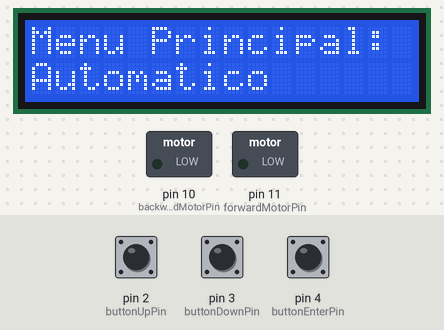
A program run on a simulated Arduino Nano, built with avr-gcc and run on an emulated ATmega328P. Parts: 16×2 character LCD, switched loads named in the program (green lamp = pin HIGH). The inputs (shaded band) are chosen by the test bench; at power-on: pin 4 (buttonEnterPin) HIGH, pin 2 (buttonUpPin) HIGH, pin 3 (buttonDownPin) HIGH. What the program prints to the serial monitor is not drawn.

Above: at 2.3 s.
2.4 s: pin 4 (buttonEnterPin) pulled LOW for 0.15 s
At 2.63 s:
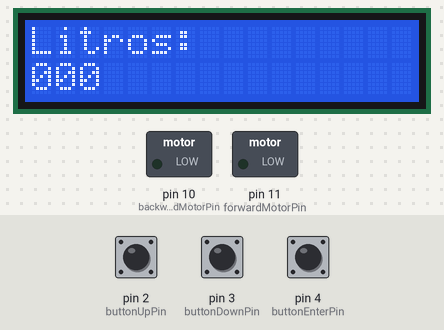
4.3 s: pin 4 (buttonEnterPin) pulled LOW for 1 s
At 4.61 s:
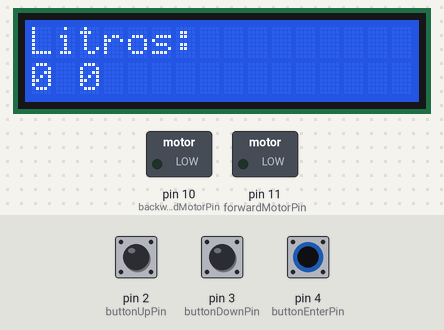
6.8 s: pin 2 (buttonUpPin) pulled LOW for 0.15 s
At 7.6 s:
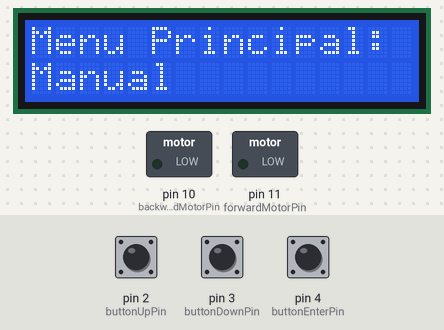
8.4 s: pin 4 (buttonEnterPin) pulled LOW for 3.2 s
At 9.7 s:
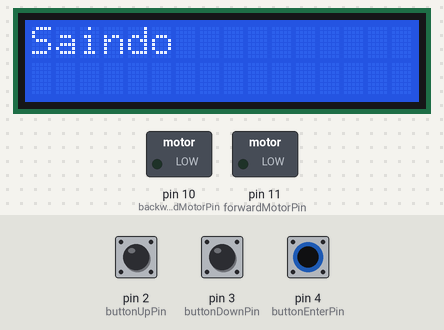
13.1 s: pin 3 (buttonDownPin) pulled LOW for 0.15 s
At 13.8 s:
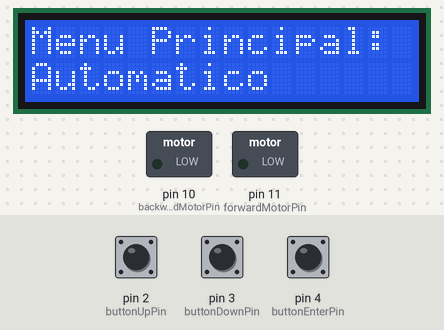
14.7 s: pin 3 (buttonDownPin) pulled LOW for 1 s
At 16.0 s:
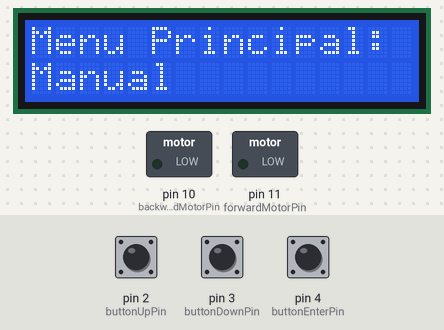
Timing chart, 0 to 17.7 s (numbered marks = the images above; inputs shaded):
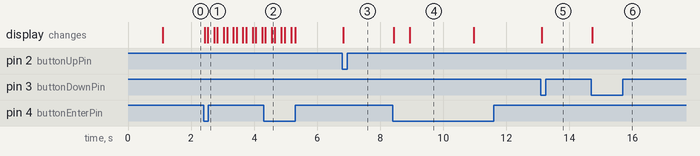

The program:

main.cpp
```cpp
#include <Arduino.h>
#include <LiquidCrystal_I2C.h>

LiquidCrystal_I2C lcd(0x27, 16, 2);
const byte buttonUpPin = 2;
const byte buttonDownPin = 3;
const byte buttonEnterPin = 4;
const byte forwardMotorPin = 11;
const byte backwardMotorPin = 10;
const float litrosPorSegundo = 0.333;

// Variáveis para rastrear o estado dos botões
int buttonUpState = HIGH;
int buttonDownState = HIGH;
int buttonEnterState = HIGH;
int lastButtonUpState = HIGH;
int lastButtonDownState = HIGH;
int lastButtonEnterState = HIGH;
unsigned long pressedEnterTime = 0;

// Variáveis para controlar o menu
int menuIndex = 0;

// Variável para armazenar o valor a ser aumentado ou diminuído
bool value = false;

// Opções do menu
const int NUM_OPTIONS = 2;
String menuOptions[NUM_OPTIONS] = {"Automatico", "Manual"};

// Submenus para controle manual e automático
const int NUM_SUBOPTIONS = 2;
String options[NUM_SUBOPTIONS] = {"Litros:", "Abastecer"};

int litros[3] = {0, 0, 0};

void displayMenu();
void displaySubmenu(String menu);

void setup() {
  // Inicializa o LCD com 16 colunas e 2 linhas
  lcd.init();
  lcd.backlight();
  Serial.begin(9600);
  Serial.println("Iniciando...");
  lcd.println("Iniciando...");

  // Define os pinos dos botões como entrada
  pinMode(buttonUpPin, INPUT_PULLUP);
  pinMode(buttonDownPin, INPUT_PULLUP);
  pinMode(buttonEnterPin, INPUT_PULLUP);
  pinMode(forwardMotorPin, OUTPUT);
  pinMode(backwardMotorPin, OUTPUT);
  delay(1000);
  displayMenu();
}

void loop() {
  // Lê o estado atual dos botões
  buttonUpState = digitalRead(buttonUpPin);
  buttonDownState = digitalRead(buttonDownPin);
  buttonEnterState = digitalRead(buttonEnterPin);

  if (buttonUpState != lastButtonUpState) {
    if (buttonUpState == LOW && value == false) {
      Serial.println("Aumentando");
      menuIndex++;
      if (menuIndex > NUM_OPTIONS - 1) {
        menuIndex = 0;
      }
      Serial.println("Menu Index: " + String(menuIndex));
      displayMenu();
    }
    lastButtonUpState = buttonUpState;
    delay(200);
  }

  if (buttonDownState != lastButtonDownState) {
    if (buttonDownState == LOW && value == false) {
      Serial.println("Diminuindo");
      menuIndex--;
      if (menuIndex < 0) {
        menuIndex = NUM_OPTIONS - 1;
      }
      Serial.println("Menu Index: " + String(menuIndex));
      displayMenu();
    }
    lastButtonDownState = buttonDownState;
    delay(200);
  }

  if (buttonEnterState != lastButtonEnterState) {
    if (buttonEnterState == LOW) {
      if (value == false) {
        value = true;
        Serial.println("Submenu");
        displaySubmenu(options[menuIndex]);
      }
    }
    lastButtonEnterState = buttonEnterState;
    delay(200);
  }
}

void displayMenu() {
  Serial.println("Displaying menu: " + String(menuIndex));
  lcd.clear();
  lcd.setCursor(0, 0);
  lcd.print("Menu Principal:");
  lcd.setCursor(0, 1);
  lcd.print(menuOptions[menuIndex]);
}

void displaySubmenu(String menu) {
  lcd.clear();
  lcd.setCursor(0, 0);
  lcd.print(menu);
  lcd.setCursor(0, 1);
  lcd.print("               "); // Limpa a área para exibir o valor
  if(menuIndex == 0){
    int cursor = 0;
    for (int i = 0; i <= 2; i++) {
      litros[i] = 0;
      lcd.setCursor(i, 1);
      lcd.print(litros[i]);
    }

    while (cursor < 3){
      lcd.setCursor(cursor, 1);
      lcd.print(" ");
      delay(100);
      lcd.setCursor(cursor, 1);
      lcd.print(litros[cursor]);
      delay(200);

      if (digitalRead(buttonUpPin) == LOW) {
      if (cursor == 0 && litros[cursor] > 5) litros[cursor] = 0;
        litros[cursor]++;
        if (litros[cursor] > 9) {
          litros[cursor] = 0;
        }
      }

      if (digitalRead(buttonDownPin) == LOW) {
        litros[cursor]--;
        if (cursor == 0 && litros[cursor] < 0) litros[cursor] = 5;
        if (litros[cursor] < 0) {
          litros[cursor] = 9;
        }
      }

      if (digitalRead(buttonEnterPin) == LOW) {
        lcd.setCursor(cursor, 1);
        lcd.print(litros[cursor]);
        cursor++;
      }
    }

    int total = litros[0] * 100 + litros[1] * 10 + litros[2];
    lcd.clear();
    delay(100);
    if (total > 0) {
      bool aux = true;
      lcd.setCursor(0, 0);
      lcd.print("Abastecer " + String(total) + "L?");
      lcd.setCursor(0, 1);
      lcd.print("              ");
      delay(100);
      while(!digitalRead(buttonEnterPin) == LOW) {
        delay(100);
        if (digitalRead(buttonDownPin) == LOW) {
          aux = false;
        }
        if (digitalRead(buttonUpPin) == LOW) {
          aux = true;
        }

        if (aux == true) {
          lcd.setCursor(0, 1);
          lcd.print(">Sim Nao");
        } else {
          lcd.setCursor(0, 1);
          lcd.print("Sim >Nao");
        }
      }
      if (aux == true)
      {
        lcd.clear();
        lcd.setCursor(0, 0);
        lcd.print("Abastecendo...");
        float tempo = total / litrosPorSegundo;
        for (int i = 0; i < tempo; i++) {
          digitalWrite(forwardMotorPin, HIGH);
          lcd.setCursor(0, 1);
          lcd.print("              ");
          lcd.setCursor(0, 1);
          lcd.print(String(i*litrosPorSegundo) + "L");
          delay(1000);
          if(digitalRead(buttonEnterPin) == LOW){
            break;
          }
        }
        digitalWrite(forwardMotorPin, LOW);
        lcd.setCursor(0, 0);
        lcd.print("                ");
        lcd.setCursor(0, 0);
        lcd.print("Abastecido!");
        delay(2000);
        digitalWrite(backwardMotorPin, HIGH);
        delay(3000);
        digitalWrite(backwardMotorPin, LOW);
      }
    }

  } else {
    float litros = 0;
    int tempo = 0;
    while(true){
      delay(500);
      if (digitalRead(buttonEnterPin) == LOW) {
        lcd.clear();
        lcd.setCursor(0,0);
        lcd.print("Saindo");
        delay(2000);
        break;
      }

      while (digitalRead(buttonDownPin) == LOW) {
        lcd.setCursor(0,1);
        lcd.print("                ");
        lcd.setCursor(0,1);
        litros -= tempo*litrosPorSegundo;
        lcd.print(String(litros) + "L");
        digitalWrite(backwardMotorPin, HIGH);
        delay(1000);
        tempo++;
        if(litros < -500) break;
      }

      while (digitalRead(buttonUpPin) == LOW) {
        lcd.setCursor(0,1);
        lcd.print("                ");
        lcd.setCursor(0,1);
        litros += tempo*litrosPorSegundo;
        lcd.print(String(litros) + "L");
        digitalWrite(forwardMotorPin, HIGH);
        delay(1000);
        tempo++;
        if(litros > 500) break;
      }
      lcd.setCursor(0, 1);

      tempo = 0;
      digitalWrite(backwardMotorPin, LOW);
      digitalWrite(forwardMotorPin, LOW);
    }
  }
  value = false;
  displayMenu();
}
```

Measured:
- after the input at 2.4 s, the display: first changes at once (image 1 shows a later state)
- after the input at 4.3 s, the display: first differs from a run without the input after 0.26 s (image 2)
- after the input at 6.8 s, the display: changes at once (image 3)
- after the input at 8.4 s, the display: first changes at once (image 4 shows a later state)
- after the input at 13.1 s, the display: changes at once (image 5)
- after the input at 14.7 s, the display: changes at once (image 6)
- what the display in image 4 shows lasts 2.1 s, from 8.9 s to 11.0 s
